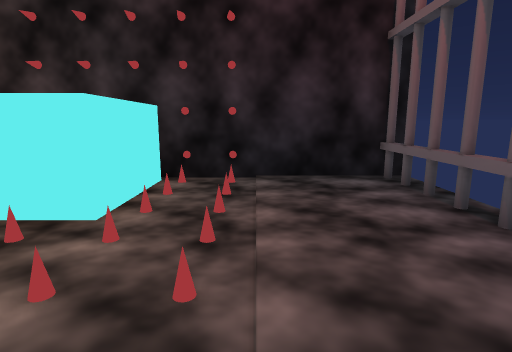
view 1 (above)

16 first-person views from a walk through a 3-D level made in the Godot game engine. The camera is 1.4 m above the floor, tilts 10° down and sees 80° across. The floor is counted in squares, 1 m on a side. Each view is taken from the middle of a square. On the plan, view 1 faces up. The plan holds only what a view shows up to about 14 squares ahead; the rest is blank. The place goes on beyond the plan.

view 2
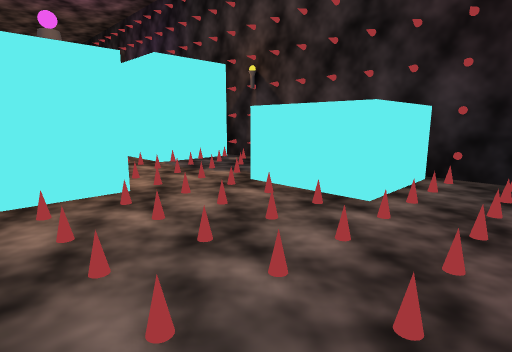

view 3
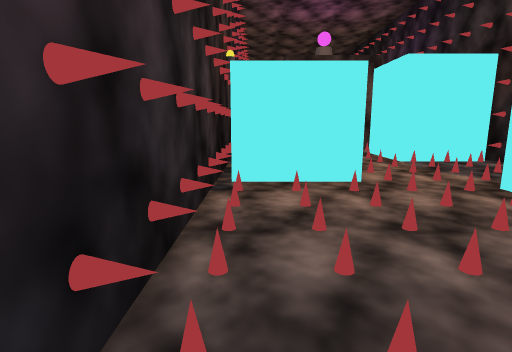

view 4
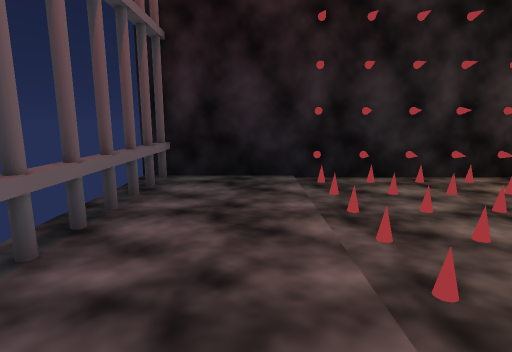

view 5
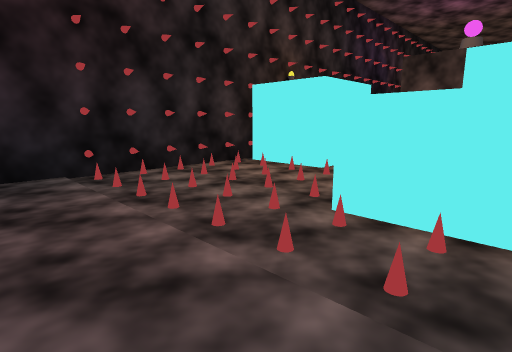

view 6
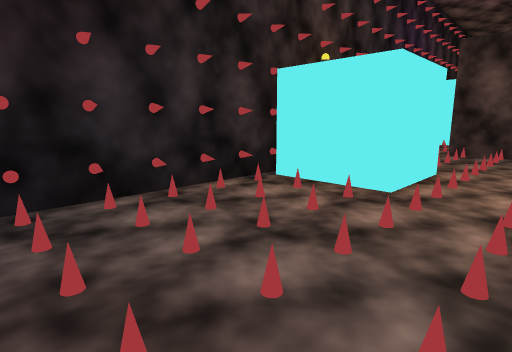

view 7
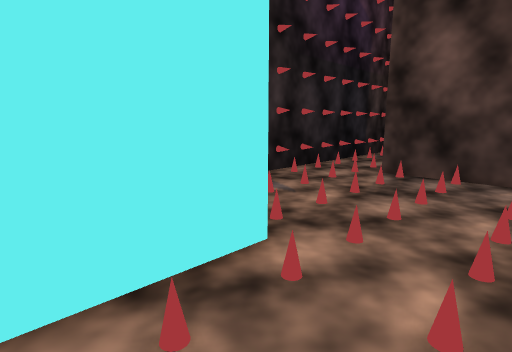

view 8
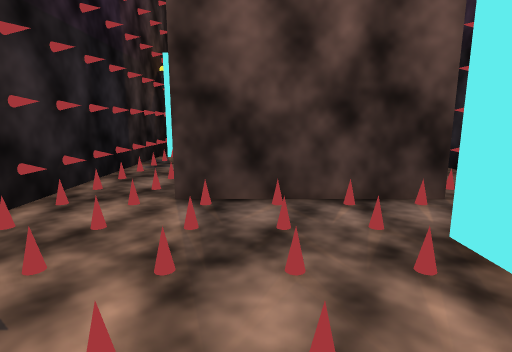

view 9
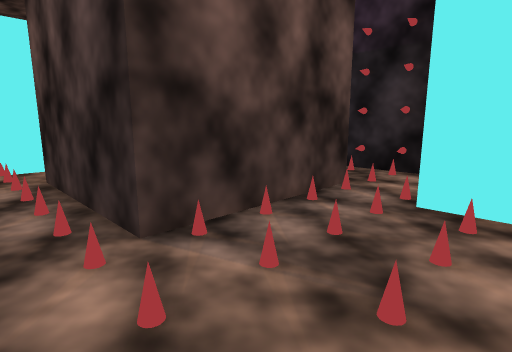

view 10
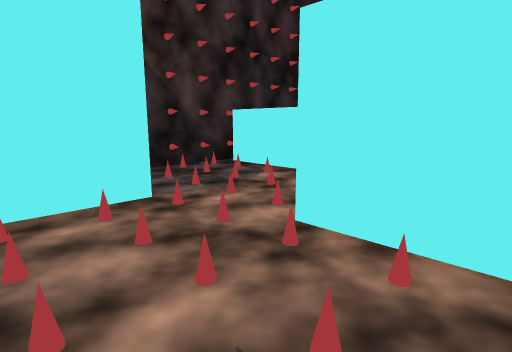

view 11
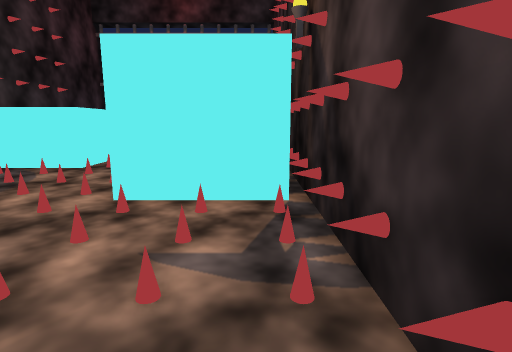

view 12
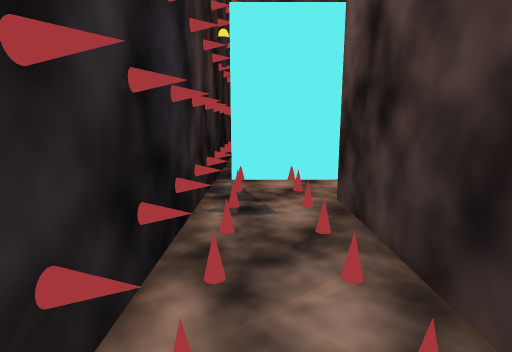

view 13
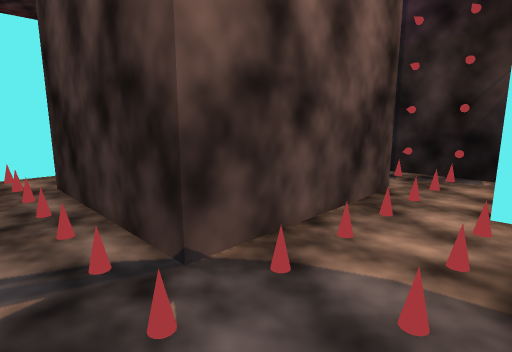

view 14
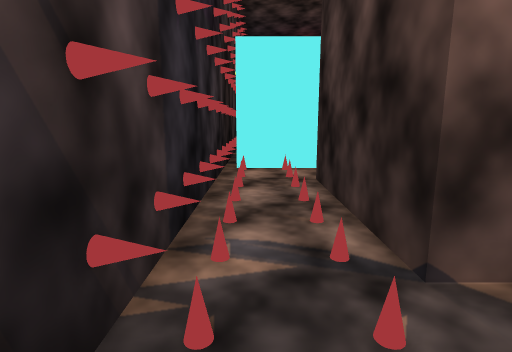

view 15
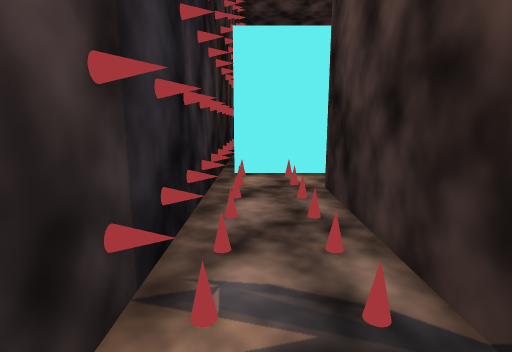

view 16
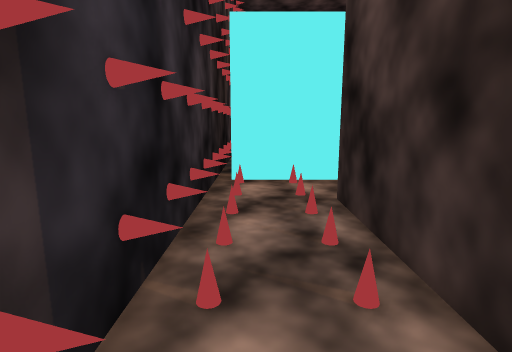

### Floor plan
Key: @ floor where view 1 was taken; # wall or solid block; . floor; / step, stairs or slope; = window, fence, low wall or low ledge; ^ raised ledge.
Columns run from 25 left of view 1 to 3 right of it. Each row starts with its distance up from view 1.
  8    ##########################
  7   ..........###....#  ^#....#
  6    .###. ######/////^ ^.....#
  5   ..######=####/////^^^#....#
  4   ..##   #............##....#
  3   ...#   #..................#
  2   ..##   #......##..........#
  1   #.######.....#### ........#
  0   #............#####.....@..#
 -1   #.............###.........#
 -2 #############################

Positions as (right, up) in squares from view 1, and headings:
1: (0, 0), facing up
2: (0, -1), facing up-left
3: (1, -1), facing left
4: (1, 6), facing down
5: (2, 7), facing down-left
6: (0, 4), facing down-left
7: (-7, 4), facing down-left
8: (-10, 2), facing left
9: (-12, -1), facing up-left
10: (-13, -1), facing up-right
11: (-15, -1), facing right
12: (-15, -1), facing left
13: (-23, 7), facing down-right
14: (-23, 7), facing right
15: (-22, 7), facing right
16: (-21, 7), facing right
